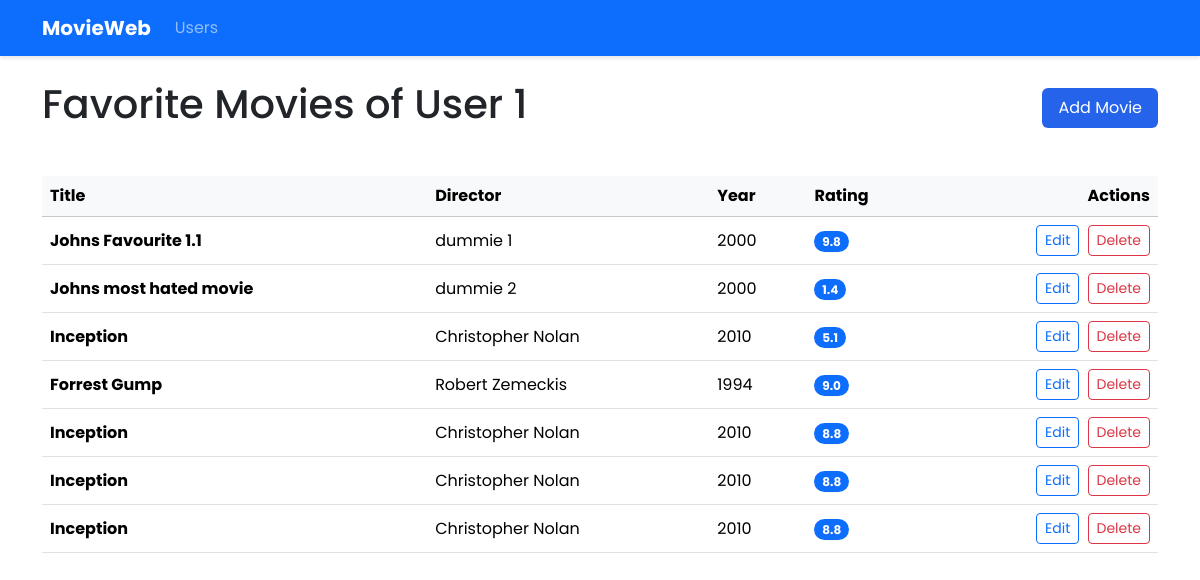
The page /user/1 on the database as committed earlier.
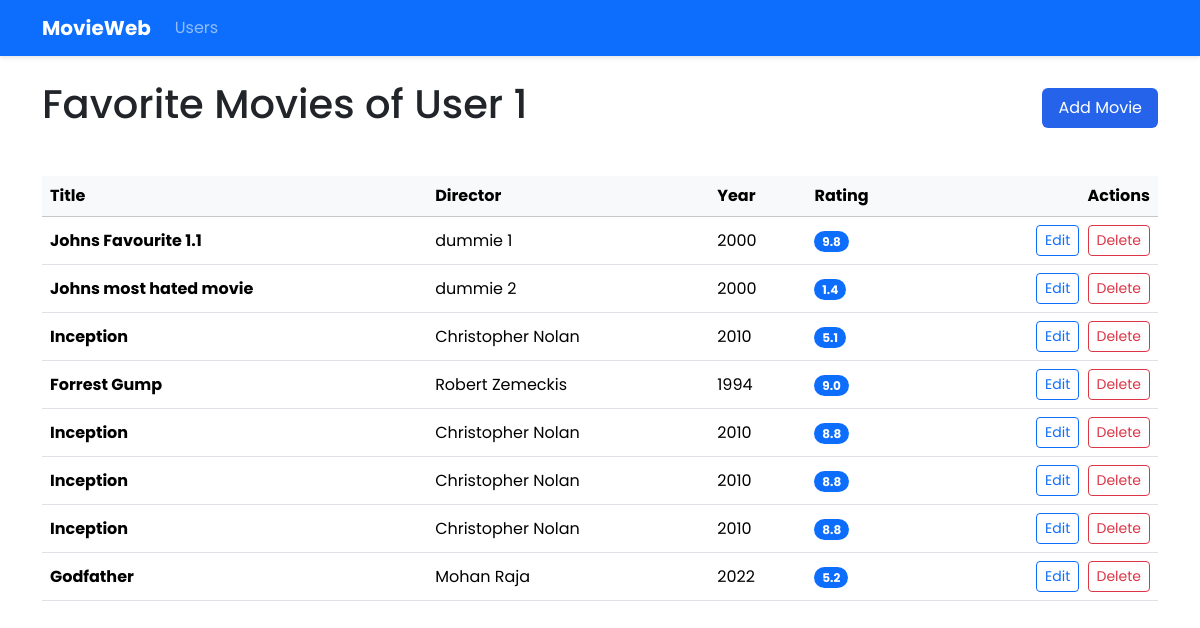
The same page on the database as committed later.
### models.py (models this page shows)
class Movie(Base):
    __tablename__ = "movies"
    id = Column(Integer, primary_key=True)
    user_id = Column(Integer, ForeignKey("users.id"))
    title = Column(String, nullable=False)
    director = Column(String)
    writer = Column(String)
    actors = Column(String)
    year = Column(Integer)
    rating = Column(Float, CheckConstraint('rating >= 0 AND rating <= 10'))
    genre = Column(String)
    runtime = Column(String)
    plot = Column(Text)
    comment = Column(Text)
    user = relationship("User", back_populates="movies")

### app.py (the view)
@app.route("/user/<int:user_id>")
def user_movies(user_id):
    user = data_manager.get_user_by_id(user_id)
    movies = data_manager.get_user_movies(user_id)
    return render_template("movie_list.html", user_id=user_id, movies=movies)

### data_manager/sqlite_data_manager.py (called while the page is built)
    def get_user_movies(self, user_id):
        session = self.Session()
        try:
            user = session.query(User).filter_by(id=user_id).first()
            if user:
                return user.movies
            return []
        finally:
            session.close()

    def get_user_by_id(self, user_id):
        session = self.Session()
        try:
            return session.query(User).filter_by(id=user_id).first()
        finally:
            session.close()

### templates/movie_list.html (shortened to what this page needs)
{% extends "base.html" %}
{% block content %}
<div class="d-flex justify-content-between align-items-center mb-4">
    <h1>Favorite Movies of User {{ user_id }}</h1>
    <a href="{{ url_for('add_movie', user_id=user_id) }}" class="btn btn-primary">
         Add Movie
    </a>
</div>
<div class="table-responsive">
    <table class="table table-hover align-middle">
        <thead class="table-light">
            <tr>
                <th>Title</th>
                <th>Director</th>
                <th>Year</th>
                <th>Rating</th>
                <th class="text-end">Actions</th>
            </tr>
        </thead>
        <tbody>
            {% for movie in movies %}
            <tr>
                <td class="fw-bold">{{ movie.title }}</td>
                <td>{{ movie.director or '-' }}</td>
                <td>{{ movie.year or '-' }}</td>
                <td>
                    {% if movie.rating %}
                    <span class="badge bg-primary rounded-pill">{{ "%.1f"|format(movie.rating) }}</span>
                    {% else %}
                    -
                    {% endif %}
                </td>
                <td class="text-end">
                    <a href="{{ url_for('update_movie', user_id=user_id, movie_id=movie.id) }}"
                       class="btn btn-sm btn-outline-primary me-1">
                        Edit
                    </a>
                    <form action="{{ url_for('delete_movie', user_id=user_id, movie_id=movie.id) }}" method="POST" class="d-inline">
                        <button type="submit" class="btn btn-sm btn-outline-danger">Delete</button>
                    </form>
                </td>
            </tr>
            {% endfor %}
        </tbody>
    </table>
</div>
{% endblock %}

### templates/base.html (shortened to what this page needs)
<!DOCTYPE html>
<html lang="en">
<head>
    <link href="https://cdn.jsdelivr.net/npm/bootstrap@5.3.2/dist/css/bootstrap.min.css" rel="stylesheet">
    <link rel="stylesheet" href="{{ url_for('static', filename='styles.css') }}">
</head>
<body>
    <nav class="navbar navbar-expand-lg navbar-dark bg-primary mb-4">
        <div class="container">
            <a class="navbar-brand fw-bold" href="/">MovieWeb</a>
            <div class="collapse navbar-collapse" id="navbarNav">
                <ul class="navbar-nav">
                    <li class="nav-item">
                        <a class="nav-link" href="{{ url_for('list_users') }}">Users</a>
                    </li>
                </ul>
            </div>
        </div>
    </nav>
    <main class="container my-4">
        {% block content %}{% endblock %}
    </main>
</body>
</html>

### static/styles.css (style rules this page uses)
body { font-family: 'Poppins', sans-serif; }
:root { --primary: #2563eb; --secondary: #6c757d; --dark: #212529; --light: #f8f9fa; }
.navbar { box-shadow: 0 2px 4px rgba(0,0,0,0.1); }
.table { margin-top: 1rem; }
.btn-primary { background-color: var(--primary); border: none; padding: 8px 16px; transition: all 0.3s ease; }

Rows that differ between the two databases and show on the page:
added Movie: title "Godfather", director "Mohan Raja", year "2022", rating "5.2"
